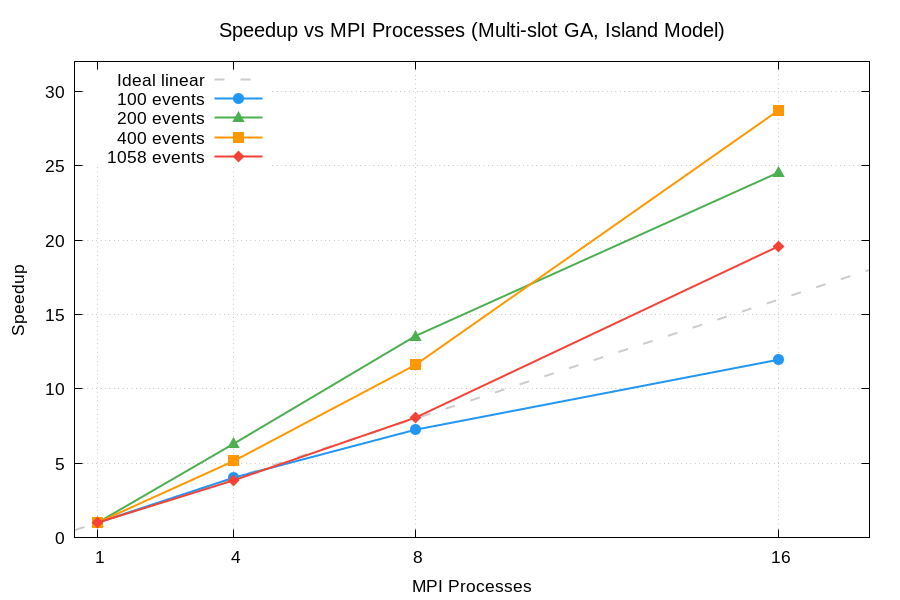

Write gnuplot code to recreate this figure.
# speedup_v2.gp -- Speedup analysis for multi-slot GA
# Generates: plots/speedup_v2.png

set terminal pngcairo enhanced font 'Arial,13' size 900,600
set output 'plots/speedup_v2.png'

set title "Speedup vs MPI Processes (Multi-slot GA, Island Model)" font 'Arial,15'
set xlabel "MPI Processes"
set ylabel "Speedup"
set grid
set key top left

set xtics (1,4,8,16)
set xrange [0.5:18]
set yrange [0:32]

# Ideal linear
set style line 1 lc rgb '#cccccc' dt 2 lw 2

# Data from results_v2/speedup_data.csv
$DATA << EOD
1 1.00 1.00 1.00 1.00
4 4.03 6.31 5.15 3.85
8 7.25 13.55 11.61 8.06
16 11.96 24.55 28.73 19.59
EOD

plot x title 'Ideal linear' ls 1, \
     $DATA using 1:2 with linespoints pt 7 ps 1.5 lw 2 lc rgb '#2196F3' title '100 events', \
     $DATA using 1:3 with linespoints pt 9 ps 1.5 lw 2 lc rgb '#4CAF50' title '200 events', \
     $DATA using 1:4 with linespoints pt 5 ps 1.5 lw 2 lc rgb '#FF9800' title '400 events', \
     $DATA using 1:5 with linespoints pt 13 ps 1.5 lw 2 lc rgb '#F44336' title '1058 events'
